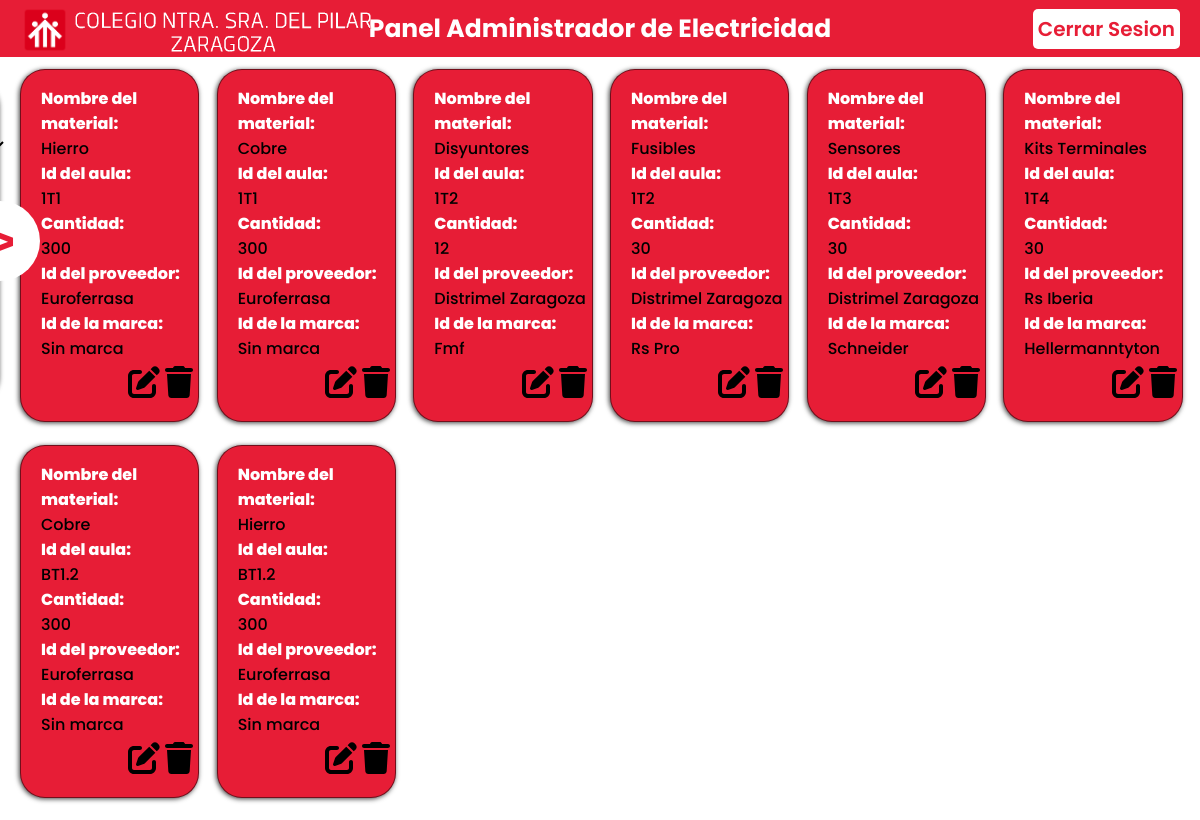
/PanelDepartamento/PanelDepartamento.php (signed in), run on the app's committed database.
### tables this page shows
CREATE TABLE `departec` (
  `idDepartamento` int(11) NOT NULL,
  `NombreDepar` varchar(50) NOT NULL
);

CREATE TABLE `materiales` (
  `idMateriales` int(11) NOT NULL,
  `NombreMat` varchar(30) NOT NULL,
  `idAula` varchar(5) NOT NULL,
  `Cantidad` int(11) NOT NULL,
  `idProveedor` int(11) NOT NULL,
  `idMarca` int(11) NOT NULL,
  `idDepartamento` int(11) NOT NULL
);

CREATE TABLE `prov` (
  `idProveedor` int(11) NOT NULL,
  `Nombre` varchar(60) NOT NULL,
  `Direccion` varchar(80) NOT NULL,
  `Municipio` varchar(30) NOT NULL,
  `Provincia` varchar(30) NOT NULL,
  `Telefono` int(9) NOT NULL,
  `idTipo` int(11) NOT NULL,
  `idDepartamento` int(11) DEFAULT NULL
);

CREATE TABLE `marca` (
  `idMarca` int(11) NOT NULL,
  `NombreMarca` varchar(30) NOT NULL,
  `idDepartamento` int(11) NOT NULL
);

### PanelDepartamento/DepU.php (shortened to what this page needs)
<?php
include("./conexion_bd.php");
$inc = true;
if ($inc){
    $consulta = "SELECT d.NombreDepar , l.idDepartamento FROM login AS l
    LEFT JOIN departec AS d ON l.idDepartamento = d.idDepartamento
    WHERE l.idUser = $_SESSION[id]";
    $resultado = mysqli_query($conexion, $consulta);
    if ($resultado){
        while($row = $resultado->fetch_object()){
            $nombreDepar = $row->NombreDepar;
            ?>
            <?php echo htmlspecialchars($nombreDepar); ?>
        <?php
        }
    }
}
?>

### PanelDepartamento/InformacionU.php (shortened to what this page needs)
<?php
include("./conexion_bd.php");
function body($consulta, $conexion)
{
    $resultado = mysqli_query($conexion, $consulta);
    if ($resultado) {
        while ($row = $resultado->fetch_object()) {
            $NombreMat = $row->NombreMat;
            $idAula = $row->idAula;
            $Cantidad = $row->Cantidad;
            $idProveedor = $row->Nombre;
            $idMarca = $row->NombreMarca;
            $idMateriales = $row->idMateriales;
            ?>
            <div class="card">
                <h3>Nombre del material:</h3>
                <?php echo htmlspecialchars($NombreMat) ?>
                <h3>Id del aula:</h3>
                <?php echo htmlspecialchars($idAula) ?>
                <h3>Cantidad:</h3>
                <?php echo htmlspecialchars($Cantidad) ?>
                <h3>Id del proveedor:</h3>
                <?php echo htmlspecialchars($idProveedor) ?>
                <h3>Id de la marca:</h3>
                <?php echo htmlspecialchars($idMarca) ?>
                <div class="card_icons">
                <div onclick="return activarEditar(<?php echo $idMateriales ?>)"></div>
                    <a href="./PanelDepartamento.php?borrar=<?php echo $idMateriales; ?>" onclick="return ConfirmDelete()"></a>
                </div>
            </div>
            <?php
        }
    }
}
if (isset($_GET['search']) && !empty($_GET['search']) || (isset($_GET['value']) && !empty($_GET['value']))) {
    $types = [
        'aula' => 'a.idAula',
        'prov' => 'p.Nombre',
        'marca' => 'ma.NombreMarca',
        'tipoprod' => 'tp.NombreTipo ',
        'ubi' => 'u.NombreUbicacion'
    ];
    $type = "";
    if ($_GET['search'] != 'all' && isset($_GET['value']) && $_GET['value'] != 'all') {
        $types = $types[$_GET['search']];
        $type = "$types = '$_GET[value]' AND";
    }
    $consulta = "SELECT m.idMateriales,m.NombreMat, m.idAula, m.Cantidad,p.Nombre, ma.NombreMarca FROM login AS l
    INNER JOIN departec AS d ON l.idDepartamento = d.idDepartamento
    INNER JOIN aula AS a ON d.idDepartamento = a.idDepartamento
    INNER JOIN materiales AS m ON a.idAula = m.idAula
    INNER JOIN prov AS p ON m.idProveedor = p.idProveedor
    INNER JOIN marca AS ma ON m.idMarca = ma.idMarca
    INNER JOIN tipoprod AS tp ON tp.idTipo = p.idTipo
    INNER JOIN ubi AS u ON u.idUbicacion = a.idUbicacion
    WHERE $type d.idDepartamento  = $_SESSION[deparamento] AND l.idUser = $_SESSION[id]";
    body($consulta, $conexion);
} else {
    $consulta = "SELECT m.idMateriales,m.NombreMat, m.idAula, m.Cantidad,p.Nombre, ma.NombreMarca FROM login AS l
    INNER JOIN departec AS d ON l.idDepartamento = d.idDepartamento
    INNER JOIN aula AS a ON d.idDepartamento = a.idDepartamento
    INNER JOIN materiales AS m ON a.idAula = m.idAula
    INNER JOIN prov AS p ON m.idProveedor = p.idProveedor
    INNER JOIN marca AS ma ON m.idMarca = ma.idMarca
    INNER JOIN tipoprod AS tp ON tp.idTipo = p.idTipo
    INNER JOIN ubi AS u ON u.idUbicacion = a.idUbicacion
    WHERE d.idDepartamento  = $_SESSION[deparamento] AND l.idUser = $_SESSION[id]";
    body($consulta, $conexion);
}

### PanelDepartamento/styleU.css (style rules this page uses)
:root { --i:40%; }
body { margin: 0; padding: 0; font-family: 'Poppins', sans-serif; background-color: #FFFFFF;; }
.card { display: flex; flex-direction: column; justify-content: center; align-items: left; padding-top: 7.5px; padding-left: 20px; padding-bottom: 7.5px; height: 100%; width: 80%; background-color:#E71D36; border-radius: 25px; border: 1px solid rgba(0, 0, 0, 0.5); box-shadow: -1px 1px 5px rgba(0,0,0,0.75); font-family: 'Poppins', sans-serif; font-weight: 500; }
.card h3 { font-size: 16px; font-family: 'Poppins', sans-serif; font-weight: 800; margin: 0; padding: 0; color: #FFFFFF; }
.card_icons { display: flex; justify-content: flex-end; flex-direction: row; margin-top: 5px; margin-right: 5px; gap: 5px; }

### data on the page
materiales: NombreMat "Hierro", idAula "1T1", Cantidad "300", idProveedor.Nombre "Euroferrasa", idMarca.NombreMarca "Sin marca"
materiales: NombreMat "Cobre", idAula "1T1", Cantidad "300", idProveedor.Nombre "Euroferrasa", idMarca.NombreMarca "Sin marca"
materiales: NombreMat "Disyuntores", idAula "1T2", Cantidad "12", idProveedor.Nombre "Distrimel Zaragoza", idMarca.NombreMarca "Fmf"
materiales: NombreMat "Fusibles", idAula "1T2", Cantidad "30", idProveedor.Nombre "Distrimel Zaragoza", idMarca.NombreMarca "Rs Pro"
materiales: NombreMat "Sensores", idAula "1T3", Cantidad "30", idProveedor.Nombre "Distrimel Zaragoza", idMarca.NombreMarca "Schneider"
materiales: NombreMat "Kits Terminales", idAula "1T4", Cantidad "30", idProveedor.Nombre "Rs Iberia", idMarca.NombreMarca "Hellermanntyton"
materiales: NombreMat "Cobre", idAula "BT1.2", Cantidad "300", idProveedor.Nombre "Euroferrasa", idMarca.NombreMarca "Sin marca"
materiales: NombreMat "Hierro", idAula "BT1.2", Cantidad "300", idProveedor.Nombre "Euroferrasa", idMarca.NombreMarca "Sin marca"

### other printed values
$nombreDepar "Electricidad"
